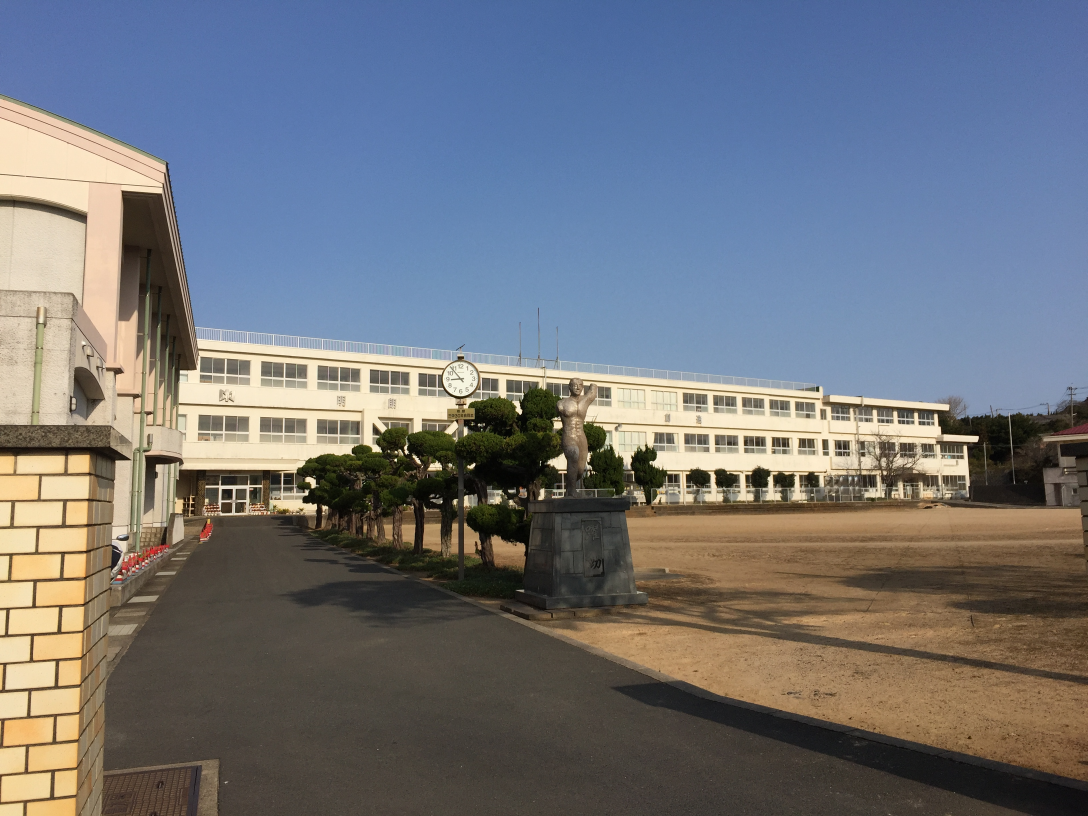
#> input picture src/imgs/miiraku_junior_high.jpg, 3264 x 2448 px (shown at 1/3 size)
$ python List001.py
#> lines starting #> are read from the running program, lines starting #| are printed output that depends on the picture
# -*- coding: utf-8 -*-
import numpy as np
from matplotlib import pyplot as plt
import matplotlib.gridspec as gridspec
import seaborn as sns
import cv2

#濃淡を反転した画像を生成するために使用する。
def invert(pixel):
    return 255 - pixel

# グレースケールにしておく
img = cv2.imread('imgs/miiraku_junior_high.jpg',0)
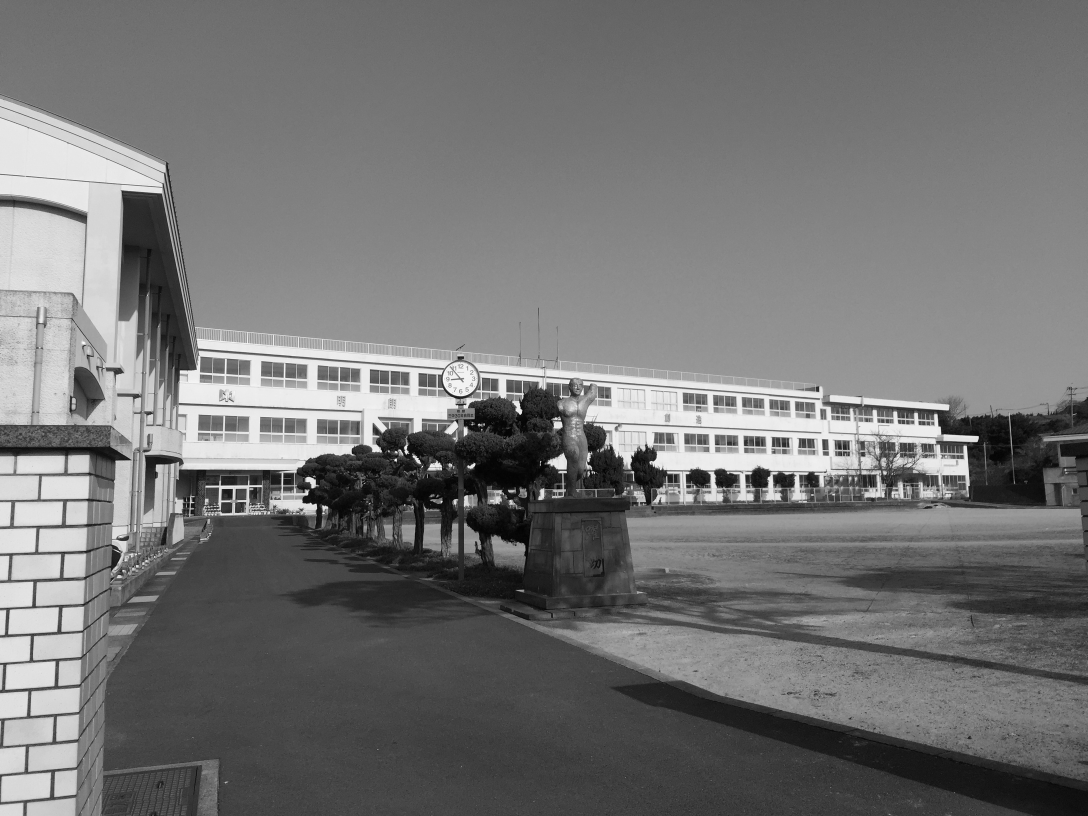
#> img: shape (2448, 3264) (shown at 1/3 size); min 0, max 255, mean 115.9

print(img.shape)
#| (2448, 3264)

cv2.imwrite("imgs/grayscale_miirak_junior_high.jpg",np.uint8(img))

#濃淡を反転した画像を生成する。
img_2 = np.array([invert(a) for a in img])

img_2_org = np.copy(img_2)

#濃淡を反転した画像を生成する。
cv2.imwrite("imgs/inverse_miirak_junior_high.jpg",np.uint8(img_2))

# 移動量
dx = -3
dy = -3

# 変換行列
#データ型が np.float32 のNumpyの配列に値を設定し， cv2.warpAffine() 関数に与える。
M = np.float32([[1,0,dx],[0,1,dy]])
rownum,colnum = img_2.shape[:2]
#> rownum = 2448; colnum = 3264
#http://labs.eecs.tottori-u.ac.jp/sd/Member/oyamada/OpenCV/html/py_tutorials/py_imgproc/py_geometric_transformations/py_geometric_transformations.html
img_2 = cv2.warpAffine(img_2, M,(colnum,rownum)) # (列数, 行数)の順
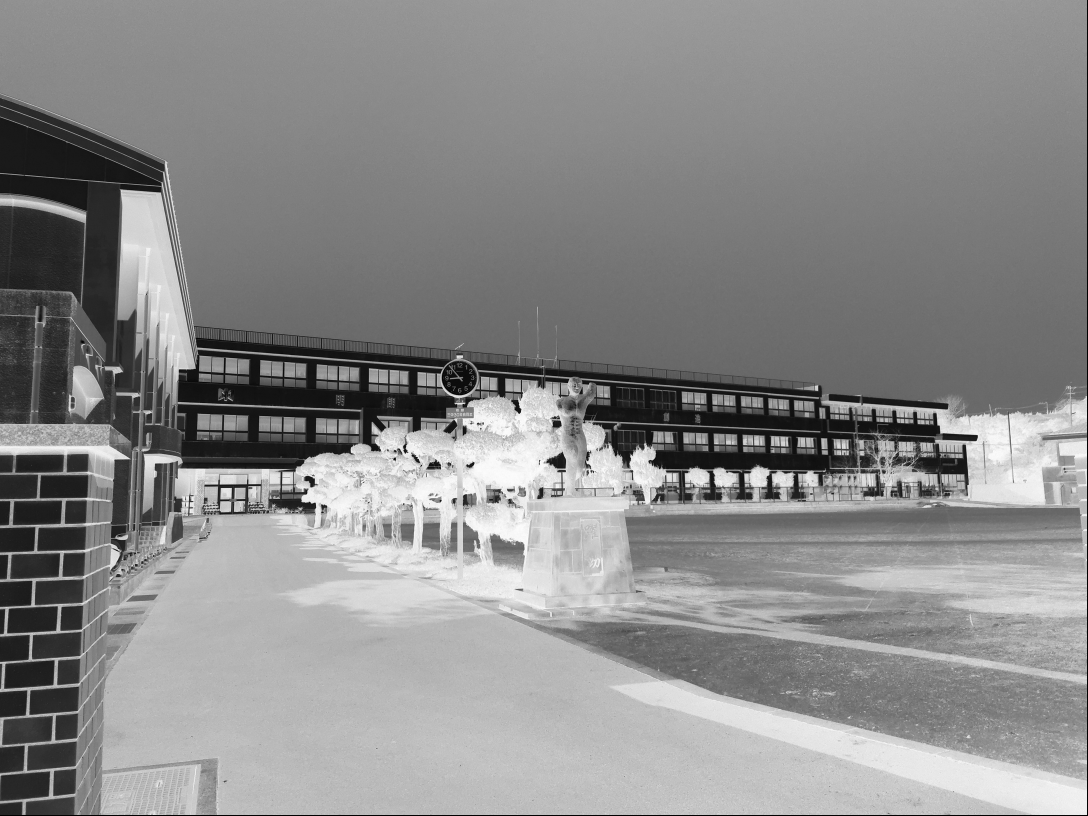
#> img_2: shape (2448, 3264) (shown at 1/3 size); min 0, max 255, mean 138.8

#濃淡を反転した画像に対して移動した結果を画像出力する。
cv2.imwrite("imgs/inverse_miirak_junior_high_moved.jpg",np.uint8(img_2))

add = img + img_2
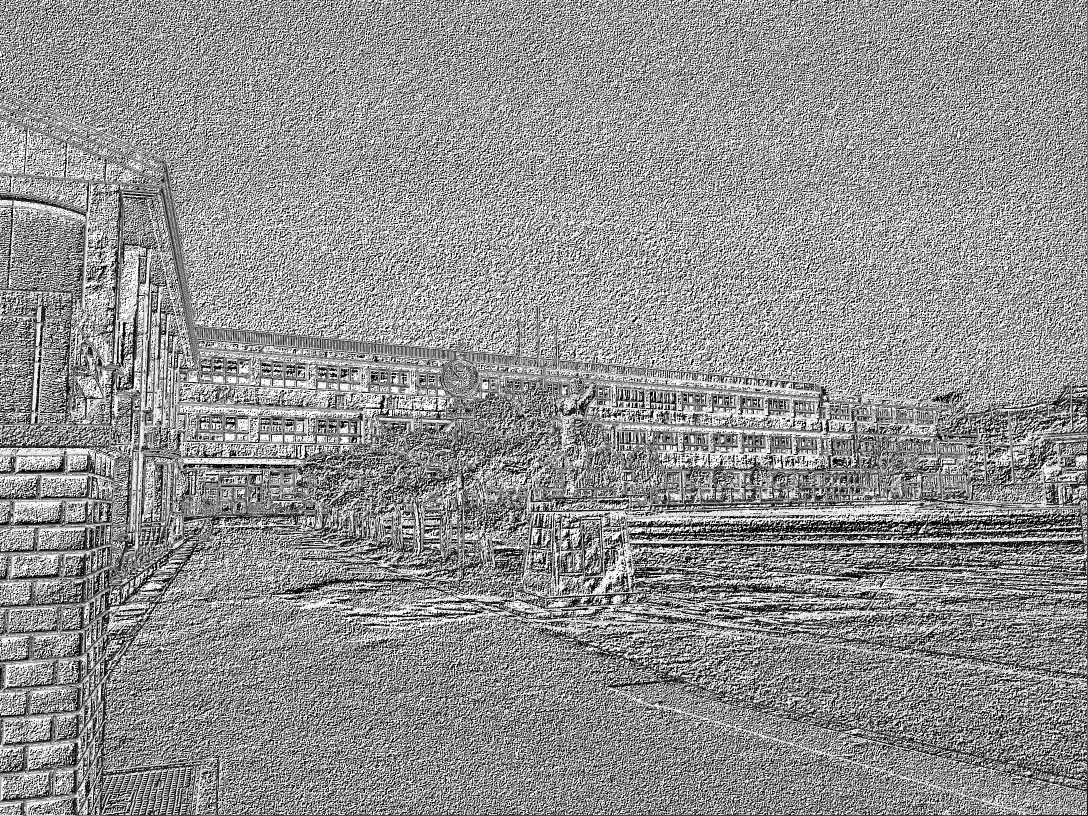
#> add: shape (2448, 3264) (shown at 1/3 size); min 0, max 255, mean 145.3
emboss = add - 128
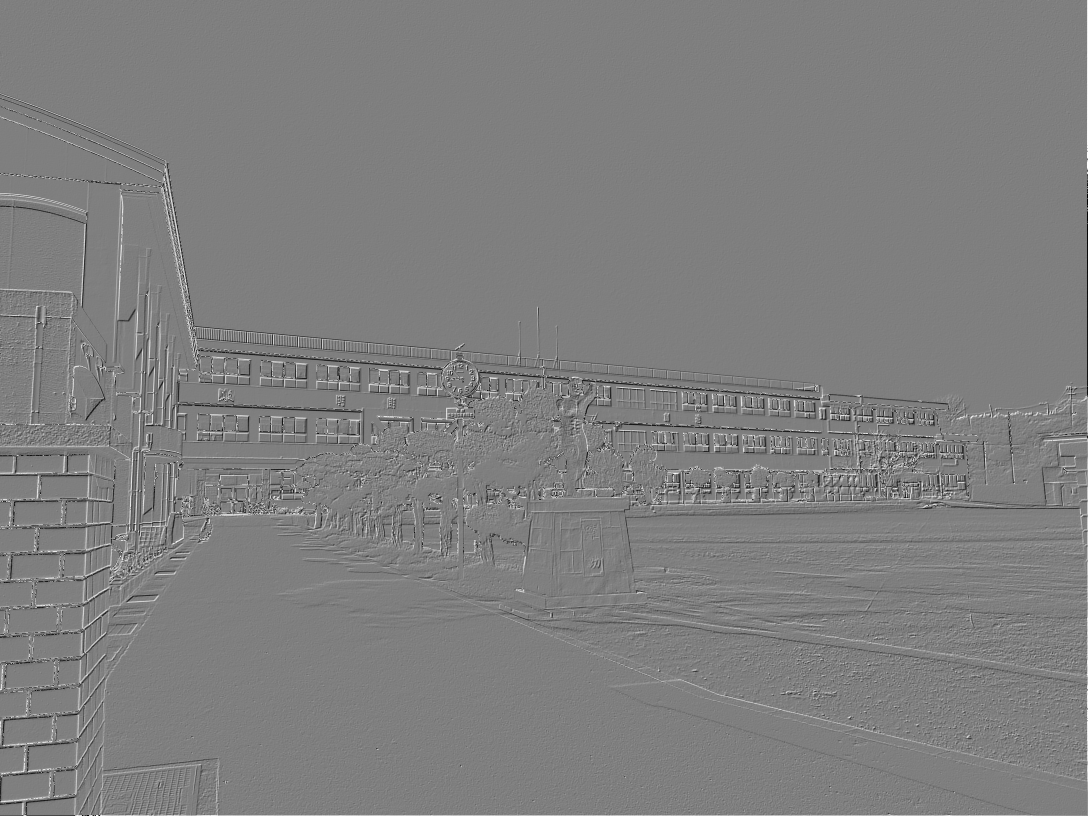
#> emboss: shape (2448, 3264) (shown at 1/3 size); min 0, max 255, mean 126.9

# plt.figure(figsize=(16,9))
# plt.imshow(emboss)
# plt.show()


#ファイル出力
cv2.imwrite("imgs/emnos_miirak.jpg",emboss)


#分析結果
fig = plt.figure(figsize=(15,15))
gs_master = gridspec.GridSpec(nrows=3, ncols=3, height_ratios=[1, 1, 1])

sns.set_style('darkgrid')
gs_1 = gridspec.GridSpecFromSubplotSpec(nrows=2, ncols=1, subplot_spec=gs_master[0:2, 0])
ax2 = fig.add_subplot(gs_1[1,:])
ax2.set_title('input')
ax2.set_xlabel('x')
ax2.set_ylabel('pixel')
ax2.plot(img[450:500,450:500].ravel())

gs_2_and_3 = gridspec.GridSpecFromSubplotSpec(nrows=2, ncols=1, subplot_spec=gs_master[0:2, 1])
ax2 = fig.add_subplot(gs_2_and_3[0,:])

ax2.set_title('inverse')
ax2.set_xlabel('x')
ax2.set_ylabel('pixel')
ax2.plot(img_2_org[450:500,450:500].ravel())

ax2 = fig.add_subplot(gs_2_and_3[1,:])
ax2.set_title('inverse + horizontal transpose')
ax2.set_xlabel('x')
ax2.set_ylabel('pixel')
ax2.plot(img_2[450:500,450:500].ravel())


gs_4 = gridspec.GridSpecFromSubplotSpec(nrows=2, ncols=1, subplot_spec=gs_master[0:2, 2])
ax2 = fig.add_subplot(gs_4[1,:])
ax2.set_title('input')
ax2.set_xlabel('x')
ax2.set_ylabel('pixel')
ax2.plot(emboss[450:500,450:500].ravel())
plt.savefig("imgs/analyze.jpg")
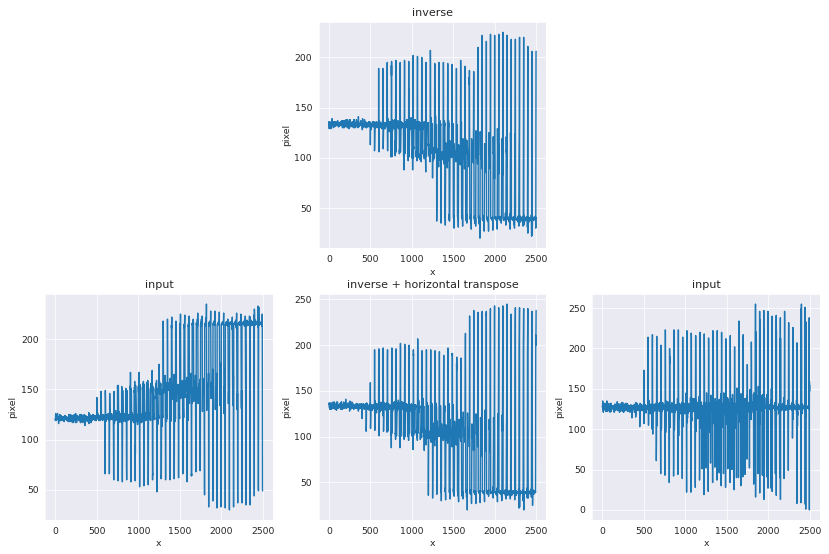
#> figure drawn by matplotlib, 4 panels; panel 1: curve peaks at x = 1822, y = 235; panel 2: curve peaks at x = 2099, y = 225; panel 3: curve peaks at x = 2148, y = 245; panel 4: curve peaks at x = 1846, y = 255

$ run again, with src/imgs/sunset.jpg copied over src/imgs/miiraku_junior_high.jpg
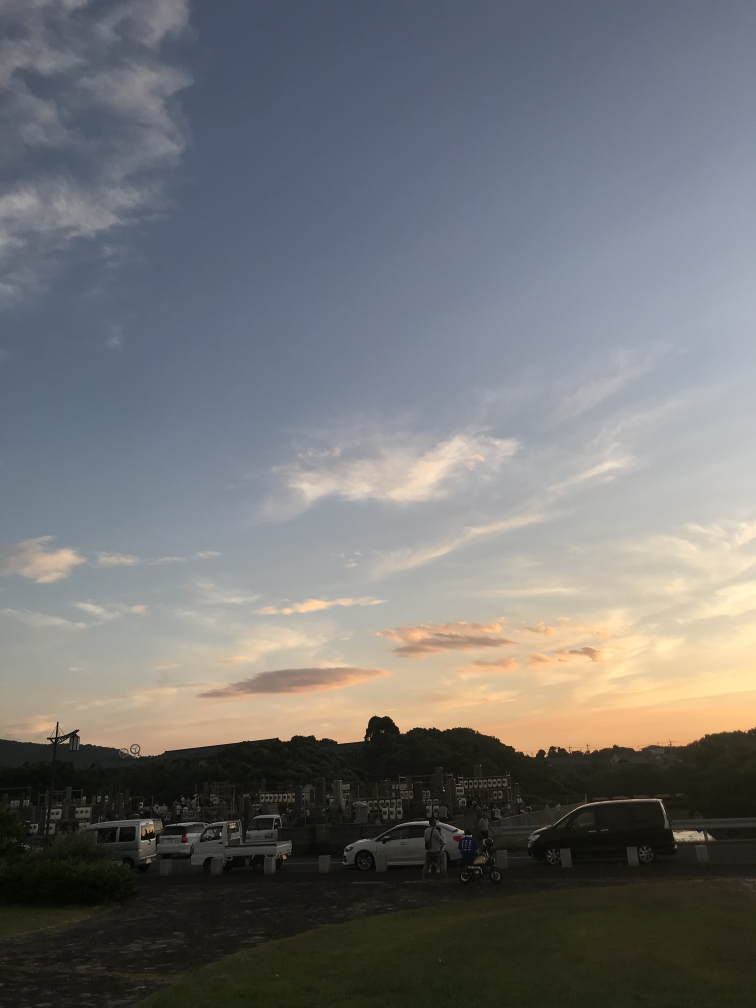
#> input picture src/imgs/sunset.jpg, 3024 x 4032 px (shown at 1/4 size)
#| (4032, 3024)
#> `emboss = add - 128`:
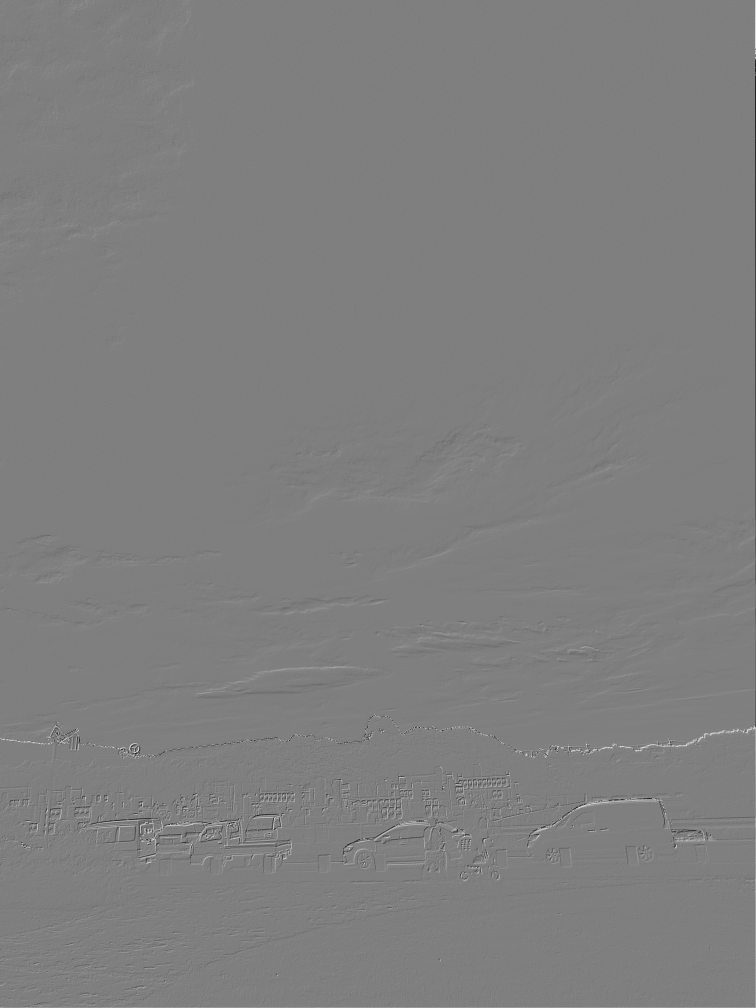
#> emboss: shape (4032, 3024) (shown at 1/4 size); min 0, max 255, mean 126.9
#> `plt.savefig("imgs/analyze.jpg")`:
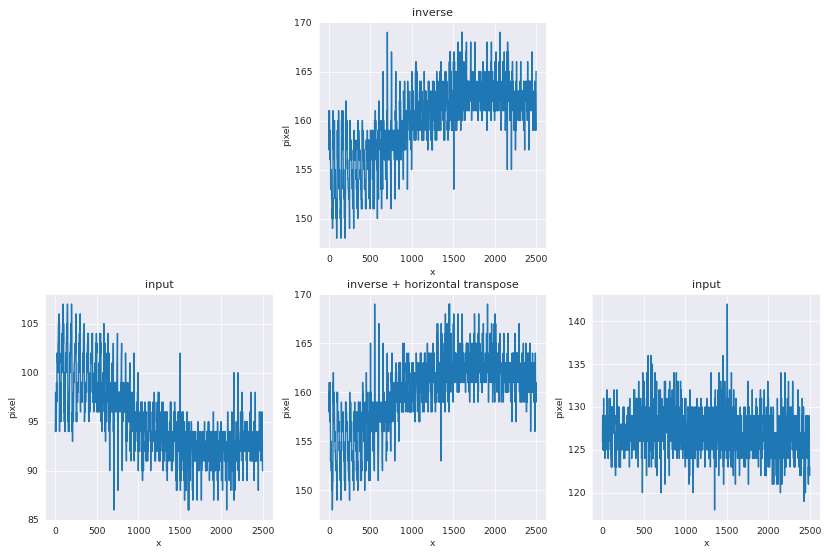
#> figure drawn by matplotlib, 4 panels; panel 1: curve peaks at x = 92, y = 107; panel 2: curve peaks at x = 705, y = 169; panel 3: curve peaks at x = 552, y = 169; panel 4: curve peaks at x = 1506, y = 142
